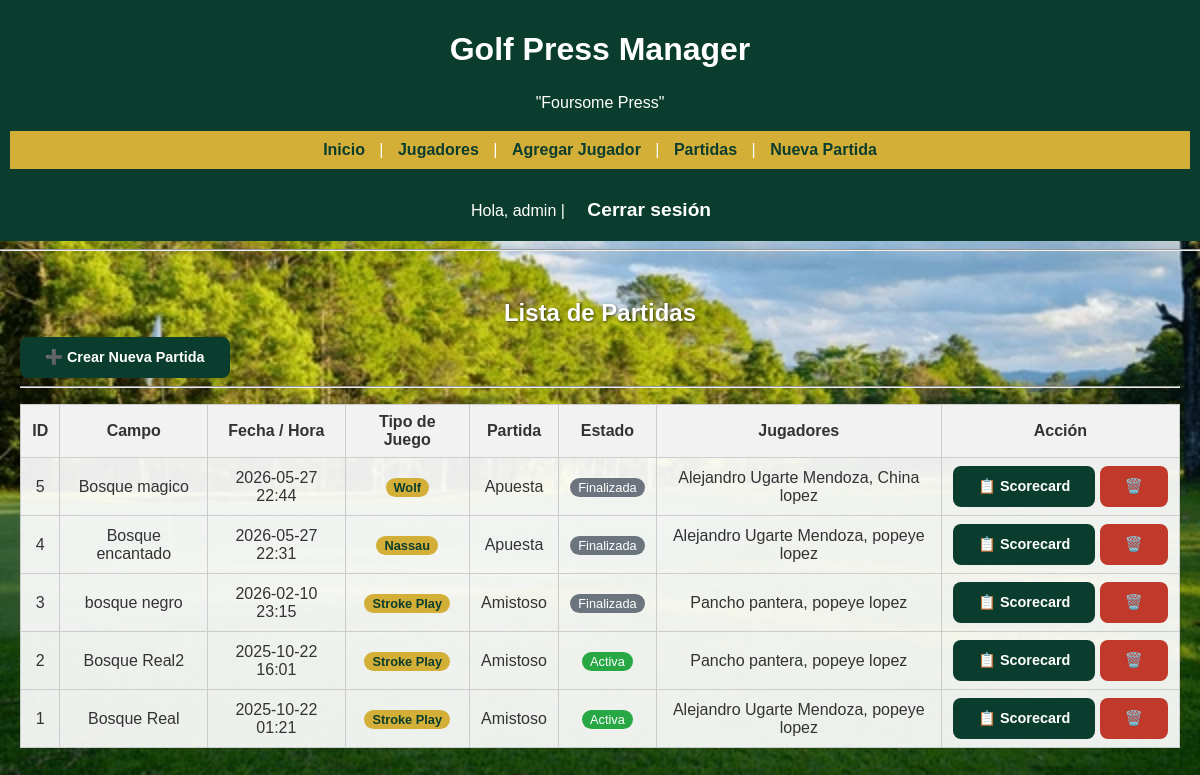
Screenshot of /match/ (signed in) with the database file from the repository.
### models/user.py (models this page shows, shortened)
class User(db.Model, UserMixin):
    __tablename__ = 'users'
    id = db.Column(db.Integer, primary_key=True)
    username = db.Column(db.String(80), unique=True, nullable=False)
    password_hash = db.Column(db.String(128), nullable=False)
    role = db.Column(db.String(20), nullable=False)  # 'admin', 'executive', 'player'

### models/match.py (models this page shows, shortened)
class Match(db.Model):
    __tablename__ = 'matches'
    id = db.Column(db.Integer, primary_key=True)
    fecha = db.Column(db.DateTime, default=datetime.utcnow)
    estado = db.Column(db.String(20), default='activa')
    campo = db.Column(db.String(100), nullable=True)
    tipo_juego = db.Column(db.String(50), nullable=True, default='Stroke Play')
    tipo_partida = db.Column(db.String(20), nullable=True, default='amistoso')
    ratings  = db.Column(db.Text, nullable=True)
    slopes   = db.Column(db.Text, nullable=True)
    pares    = db.Column(db.Text, nullable=True)   # JSON [4,3,5,...]
    wolf_data = db.Column(db.Text, nullable=True)  # JSON {hoyo: {partner: id|'lone'}}
    bbb_data  = db.Column(db.Text, nullable=True)  # JSON {hoyo: {bingo:id, bango:id, bongo:id}}
    jugadores = db.relationship('MatchPlayer', backref='match', cascade='all, delete-orphan')

class MatchPlayer(db.Model):
    __tablename__ = 'match_players'
    id = db.Column(db.Integer, primary_key=True)
    match_id = db.Column(db.Integer, db.ForeignKey('matches.id'), nullable=False)
    player_id = db.Column(db.Integer, db.ForeignKey('players.id'), nullable=False)
    handicap_ajustado = db.Column(db.Float, nullable=True)
    score_total = db.Column(db.Integer, default=0)
    team = db.Column(db.Integer, nullable=True)   # 1 = Equipo A, 2 = Equipo B
    jugador = db.relationship('Player', backref='match_entries')
    scores  = db.relationship('MatchScore', backref='match_player',
                              cascade='all, delete-orphan', order_by='MatchScore.hoyo')

### models/player.py (models this page shows, shortened)
class Player(db.Model):
    __tablename__ = 'players'
    id = db.Column(db.Integer, primary_key=True)
    name = db.Column(db.String(100), nullable=False)
    handicap = db.Column(db.Float, nullable=True)
    country = db.Column(db.String(50), nullable=True)
    match_id = db.Column(db.Integer, db.ForeignKey('matches.id'))
    match = db.relationship('Match', backref='players')  # usar string si hay error

### controllers/match_controller.py (the view)
@match_bp.route('/')
@login_required
def list_matches():
    matches = Match.query.order_by(Match.fecha.desc()).all()
    return render_template('matches/list_matches.html', matches=matches)

### controllers/auth_controller.py (called while the page is built)
@login_manager.user_loader
def load_user(user_id):
    return User.query.get(int(user_id))

### templates/matches/list_matches.html
{% extends 'base.html' %}
{% block contenido %}
<h2>Lista de Partidas</h2>
<a href="{{ url_for('match.new_match') }}" class="btn">➕ Crear Nueva Partida</a>
<hr>
{% if matches %}
<table>
  <thead>
    <tr>
      <th>ID</th>
      <th>Campo</th>
      <th>Fecha / Hora</th>
      <th>Tipo de Juego</th>
      <th>Partida</th>
      <th>Estado</th>
      <th>Jugadores</th>
      <th>Acción</th>
    </tr>
  </thead>
  <tbody>
    {% for m in matches %}
    <tr>
      <td>{{ m.id }}</td>
      <td>{{ m.campo or 'Sin nombre' }}</td>
      <td>{{ m.fecha.strftime('%Y-%m-%d %H:%M') }}</td>
      <td><span style="background:#D4AF37; color:#0B3D2E; padding:2px 8px; border-radius:12px; font-size:0.8rem; font-weight:bold;">{{ m.tipo_juego or '—' }}</span></td>
      <td>{{ m.tipo_partida | capitalize if m.tipo_partida else '—' }}</td>
      <td>
        <span style="background:{% if m.estado == 'activa' %}#28a745{% else %}#6c757d{% endif %}; color:white; padding:2px 8px; border-radius:12px; font-size:0.8rem;">
          {{ m.estado | capitalize }}
        </span>
      </td>
      <td>
        {% if m.jugadores %}
          {% for mp in m.jugadores %}{{ mp.jugador.name }}{% if not loop.last %}, {% endif %}{% endfor %}
        {% else %}Sin jugadores{% endif %}
      </td>
      <td style="white-space:nowrap;">
        <a href="{{ url_for('match.scorecard', match_id=m.id) }}" class="btn">📋 Scorecard</a>
        <a href="{{ url_for('match.delete_match', match_id=m.id) }}" class="btn" style="background:#c0392b;"
           onclick="return confirm('¿Eliminar esta partida?')">🗑️</a>
      </td>
    </tr>
    {% endfor %}
  </tbody>
</table>
{% else %}
<p>No hay partidas registradas aún.</p>
{% endif %}
{% endblock %}

### templates/base.html (shortened to what this page needs)
<!DOCTYPE html>
<html lang="es">
<head>
    <link rel="stylesheet" href="{{ url_for('static', filename='css/style.css') }}">
</head>
<body>
    <header>
        <h1 style="text-align: center;">Golf Press Manager</h1>
        <p style="text-align: center;">"Foursome Press"</p>
        <nav class="navbar">
            <a href="{{ url_for('main.home') }}">Inicio</a> |
            <a href="{{ url_for('player.list_players') }}">Jugadores</a>  |
            <a href="{{ url_for('player.add_player') }}">Agregar Jugador</a> |
            <a href="{{ url_for('match.list_matches') }}">Partidas</a> |
            <a href="{{ url_for('match.new_match') }}">Nueva Partida</a>
        </nav>
        <nav>
            {% if current_user.is_authenticated %}
                Hola, {{ current_user.username }} |
                <a href="{{ url_for('auth.logout') }}" class="btn-global">Cerrar sesión</a>
            {% else %}
                <a href="{{ url_for('auth.login') }}" class="btn-global">Iniciar sesión</a>
            {% endif %}
        </nav>
    </header>
<hr>
    <main>
        {% block contenido %}{% endblock %}
    </main>
</body>
</html>

### static/css/style.css (style rules this page uses)
body { font-family: Bold, sans-serif; margin: 0; padding: 0; background-image: url("../img/fondo-golf.jpg"); background-size: cover; background-position: center; background-repeat: no-repeat; background-attachment: fixed; color: #333; }
header { background-color: #0B3D2E; color: #FFFFFF; padding: 10px; text-align: center; }
.navbar { background-color: #D4AF37; padding: 10px; text-align: center; }
.navbar a { color: #0B3D2E; text-decoration: none; margin: 0 10px; font-weight: bold; transition: color 0.3s ease; }
main { padding: 20px; }
h2 { text-align: center; color: #ffffff; text-shadow: 1px 1px 3px rgba(0,0,0,0.6); margin-bottom: 10px; }
p, ul { text-align: justify; line-height: 1.6; }
.btn { display: inline-block; text-decoration: none; background-color: #0B3D2E; color: white; padding: 12px 25px; border-radius: 8px; font-weight: bold; transition: background-color 0.3s ease, transform 0.2s ease; border: none; cursor: pointer; font-size: 0.9rem; }
table { width: 100%; border-collapse: collapse; margin-top: 1rem; }
table th, table td { border: 1px solid #ccc; padding: 0.5rem 0.7rem; text-align: center; }
table th { background-color: #f2f2f2; }
table td { background-color: rgba(255, 255, 255, 0.92); }
.btn-global { background-color: #0B3D2E; color: white; border: 2px solid #0B3D2E; padding: 8px 16px; font-size: 1.2em; font-weight: bold; cursor: pointer; border-radius: 4px; transition: background-color 0.3s, color 0.3s; text-decoration: none; display: inline-block; margin-top: 20px; }

### rows the page displays
User: username "admin"
Match: id "5", campo "Bosque magico", fecha "2026-05-27 22:44", tipo_juego "Wolf", tipo_partida "Apuesta", estado "Finalizada"
MatchPlayer: jugador.name "Alejandro Ugarte Mendoza"
MatchPlayer: jugador.name "China lopez"
Match: id "4", campo "Bosque encantado", fecha "2026-05-27 22:31", tipo_juego "Nassau", tipo_partida "Apuesta", estado "Finalizada"
MatchPlayer: jugador.name "Alejandro Ugarte Mendoza"
MatchPlayer: jugador.name "popeye lopez"
Match: id "3", campo "bosque negro", fecha "2026-02-10 23:15", tipo_juego "Stroke Play", tipo_partida "Amistoso", estado "Finalizada"
MatchPlayer: jugador.name "Pancho pantera"
MatchPlayer: jugador.name "popeye lopez"
Match: id "2", campo "Bosque Real2", fecha "2025-10-22 16:01", tipo_juego "Stroke Play", tipo_partida "Amistoso", estado "Activa"
MatchPlayer: jugador.name "Pancho pantera"
MatchPlayer: jugador.name "popeye lopez"
Match: id "1", campo "Bosque Real", fecha "2025-10-22 01:21", tipo_juego "Stroke Play", tipo_partida "Amistoso", estado "Activa"
MatchPlayer: jugador.name "Alejandro Ugarte Mendoza"
MatchPlayer: jugador.name "popeye lopez"
